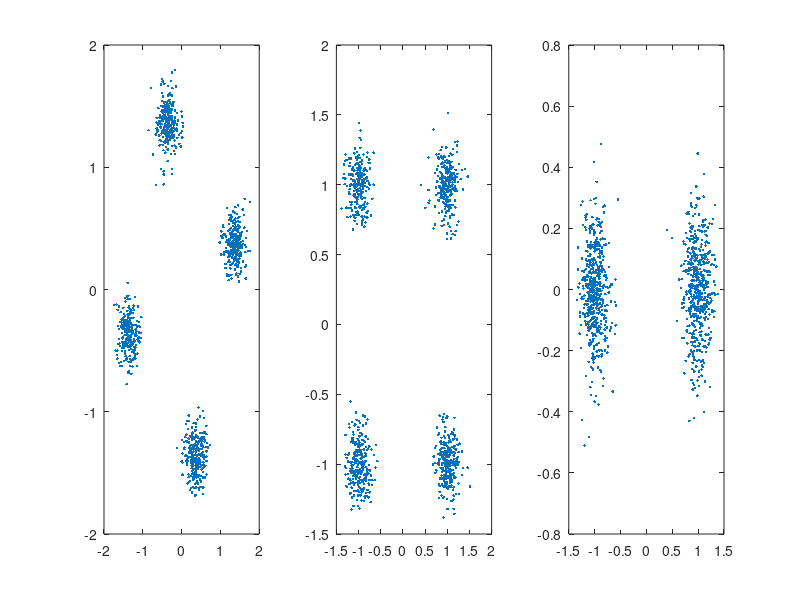

This chart was generated by the following MATLAB code:
% SDR 2013 midterm - Problem 5 

clear; close all; clc;

%the number of transmitted symbols (not including the training sequence)
nSymbols=1000;

% load the training sequence, named training
load training; 

%load the received signal containing the delay, the training symbols and
%the modulation symbols
load received

% (a) estimate the start of the QAM symbol sequence in the received data and the rotation
phi = -2*pi:0.01:2*pi;

best_phi = 0;
best_tau = 0;
max_corr = 0;
for k = 1:length(phi)
    
    % Correct for rotation
    received_corrected = received.*exp(-1j*phi(k));
    [R, ~] = xcorr(real(received_corrected), training);
    R = R(length(received_corrected):end);
    [corr, tau] = max(abs(R));
    
    if corr > max_corr 
       max_corr = corr;
       best_phi = phi(k);
       best_tau = tau;
    end
end
 
% Correct for rotation
received_rot_corrected = received.*exp(-1j*best_phi);

% Correct for delay by trimming the received signal
received_full_corrected = received_rot_corrected(tau:tau+nSymbols+length(training)-1);
received_delay_corrected = received(tau:tau+nSymbols+length(training)-1);

% Extract and remove the training
training_rx = received_full_corrected(1:length(training));
symbols_full_corrected = received_full_corrected(length(training)+1:end);
symbols_delay_corrected = received_delay_corrected(length(training)+1:end);

subplot(1,3,1),plot(symbols_delay_corrected,'.')
subplot(1,3,2),plot(symbols_full_corrected,'.')
subplot(1,3,3),plot(training_rx,'.')

% Demodulation of the 4-QAM symbols

% Make a column-vector
y = symbols_full_corrected(:);

MAP = [-1+1i,-1-1i, 1+1i, 1-1i];

repy = repmat(y, 1, length(MAP));
repmap = repmat(MAP, length(y), 1);

distances = abs(repy-repmap);

[~, indices] = min(distances,[], 2);

symbols_dec = indices-1;

bits_dec = de2bi(symbols_dec, 'left-msb');

bitsR_dec = transpose(bits_dec(:,1));
bitsR_dec(bitsR_dec == 0) = -1; 
bitsI_dec = transpose(bits_dec(:,2));
bitsI_dec(bitsI_dec == 1) = -1;
bitsI_dec(bitsI_dec == 0) = 1;

load('bitsR.mat');
load('bitsI.mat');

sum(bitsR_dec ~= bitsR)
sum(bitsI_dec ~= bitsI)

    


%% (b) pull out the noisy symbol sequence and correct for the phase rotation

....
    

%% (c) plot the complex plane noisy symbols

....
    

%% (d) decode the bit sequence

....

% you can compare the result with the bit sequences stored in bitsR.mat
% and bitsI.mat

%load bitsR
%load bitsI










